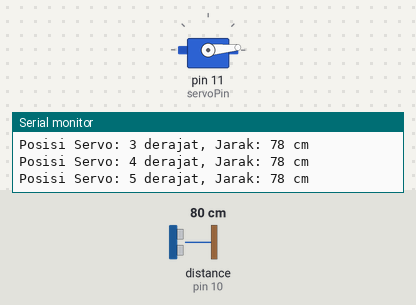
The sketch below on a simulated Arduino Uno, built with avr-gcc and run on an emulated ATmega328P. Shown: servo, the last lines printed to the serial monitor. Wiring (inferred from the names in the program): ultrasonic range finder: trigger pin 9; echo pin 10. Inputs (shaded band) come from the test bench; at power-on: distance to the obstacle (sensor on pin 10) 80 cm. The echo pulse lasts 58.3 µs per cm.

Above: at 1.2 s.
1.3 s: distance to the obstacle (sensor on pin 10) set to 9 cm
At 4.16 s:
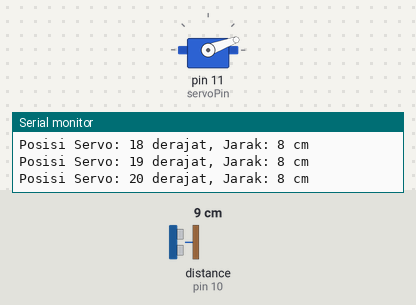
4.3 s: distance to the obstacle (sensor on pin 10) set to 2 cm
At 8.18 s:
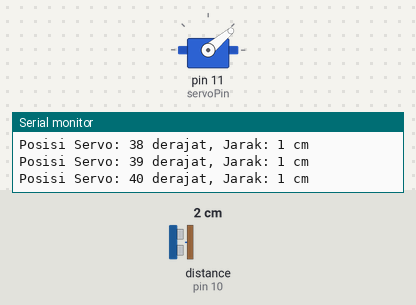
13.3 s: distance to the obstacle (sensor on pin 10) set to 250 cm
At 13.42 s:
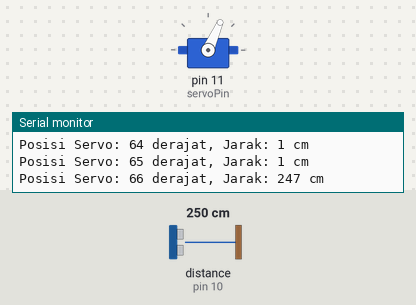
Timing chart, 0 to 30.9 s (numbered marks = the images above; inputs shaded):
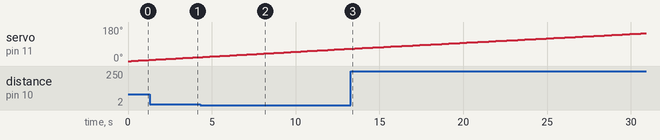

The sketch:

PEMBACAAN_SENSOR_ULTRASONIK.ino
```cpp
#include <Servo.h> // Library untuk servo motor

// Pin untuk sensor ultrasonik
const int trigPin = 9;
const int echoPin = 10;

// Variabel untuk servo motor
Servo myServo;
int servoPin = 11;
int pos = 0; // Posisi servo

void setup() {
  // Inisialisasi komunikasi serial untuk monitoring
  Serial.begin(9600);

  // Set pin sensor ultrasonik
  pinMode(trigPin, OUTPUT);
  pinMode(echoPin, INPUT);

  // Inisialisasi servo pada pin yang sesuai
  myServo.attach(servoPin);
}

void loop() {
  // Servo berputar dari 0 hingga 180 derajat
  for (pos = 0; pos <= 180; pos += 1) {
    myServo.write(pos); // Gerakkan servo ke posisi
    int distance = measureDistance(); // Panggil fungsi untuk mengukur jarak
    Serial.print("Posisi Servo: ");
    Serial.print(pos);
    Serial.print(" derajat, Jarak: ");
    Serial.print(distance);
    Serial.println(" cm");
    delay(200); // Tunggu 200ms untuk stabilitas pengukuran
  }

  // Servo berputar balik dari 180 hingga 0 derajat
  for (pos = 180; pos >= 0; pos -= 1) {
    myServo.write(pos);
    int distance = measureDistance();
    Serial.print("Posisi Servo: ");
    Serial.print(pos);
    Serial.print(" derajat, Jarak: ");
    Serial.print(distance);
    Serial.println(" cm");
    delay(200);
  }
}

// Fungsi untuk mengukur jarak menggunakan sensor ultrasonik
int measureDistance() {
  // Kirim sinyal ultrasonic (trig)
  digitalWrite(trigPin, LOW);
  delayMicroseconds(2);
  digitalWrite(trigPin, HIGH);
  delayMicroseconds(10);
  digitalWrite(trigPin, LOW);

  // Hitung waktu yang dibutuhkan echo kembali
  long duration = pulseIn(echoPin, HIGH);

  // Hitung jarak berdasarkan waktu echo (kecepatan suara 343 m/s)
  int distance = duration * 0.034 / 2; // Konversi menjadi cm
  return distance;
}
```
